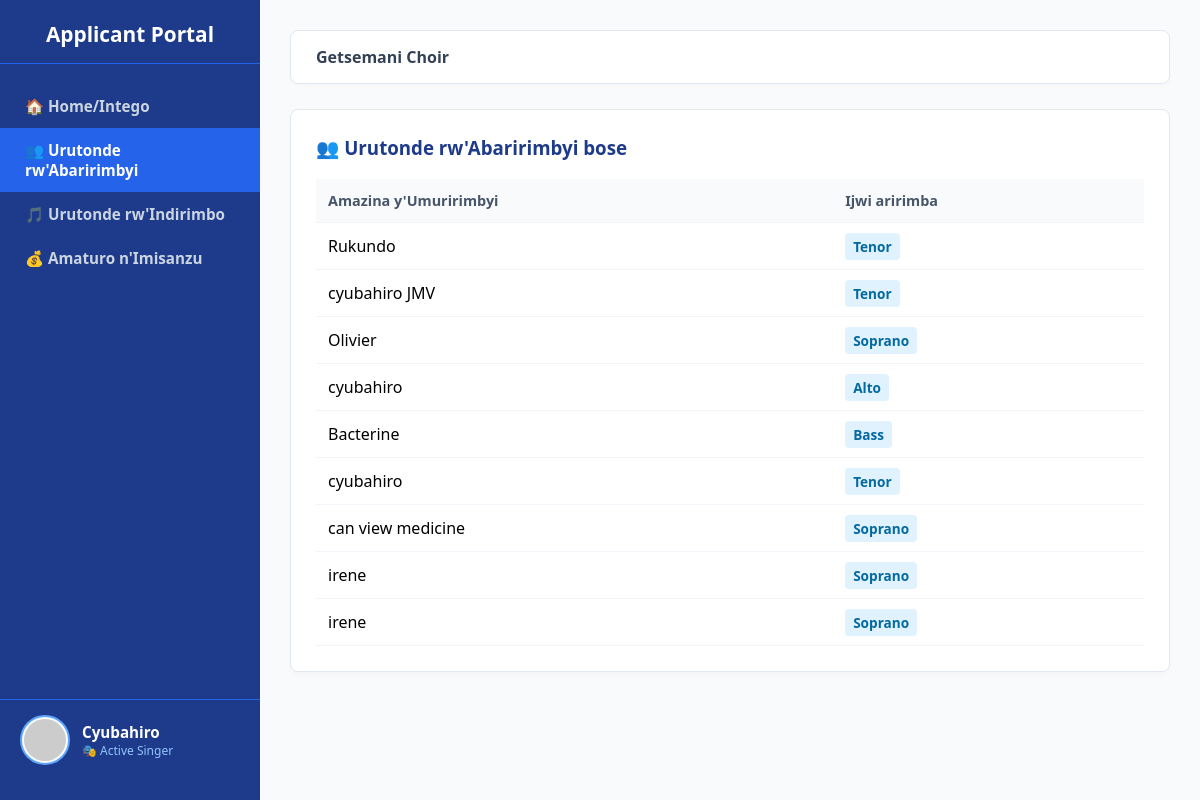
The page /members/ (signed in) on the database as committed earlier.
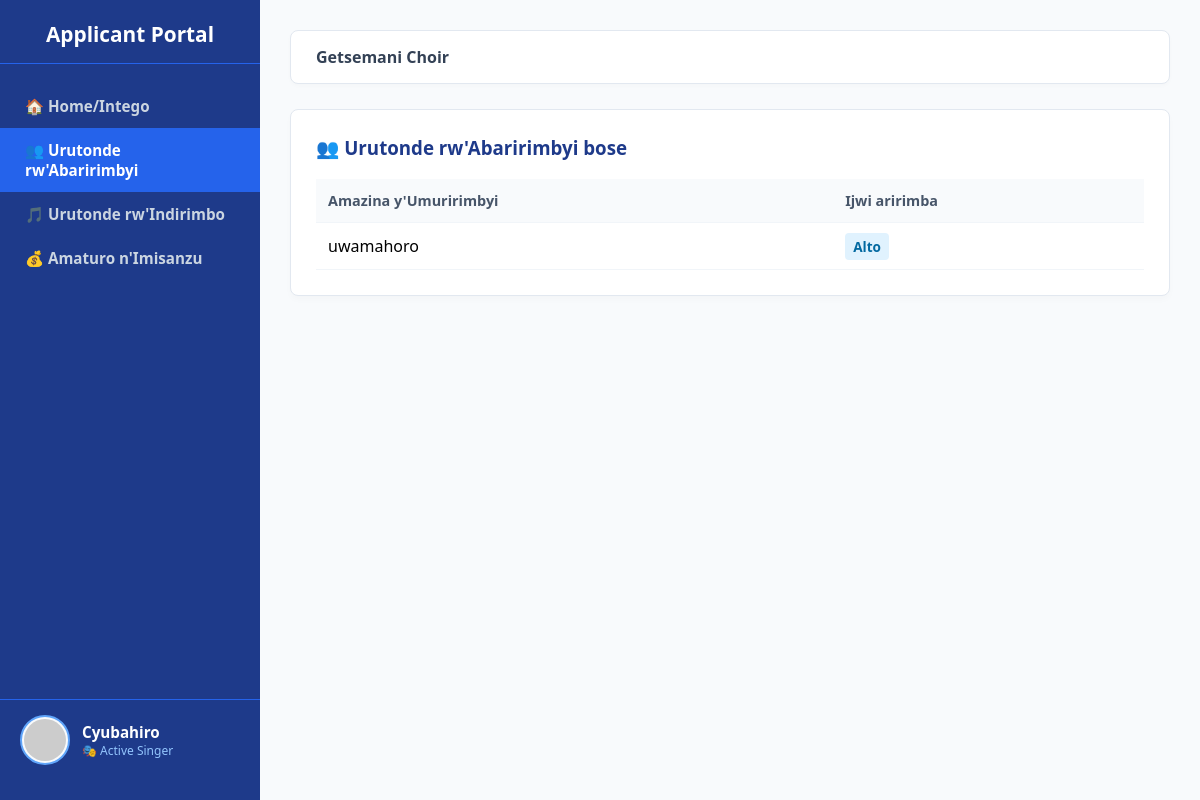
The same page on the database as committed later.
### choir_app/models.py (models this page shows, shortened)
class Member(models.Model):
    VOICE_CHOICES = [
        ('Soprano', 'Soprano'),
        ('Alto', 'Alto'),
        ('Tenor', 'Tenor'),
        ('Bass', 'Bass'),
    ]
    name = models.CharField(max_length=200)
    voice = models.CharField(max_length=50, choices=VOICE_CHOICES)

### choir_app/views.py (the view)
# urls.py: path('members/', views.members_list, name='members_list'),
@login_required(login_url='/login/')
def members_list(request):
    members = Member.objects.all()
    return render(request, 'choir_app/members.html', {'members': members})

### choir_app/templates/choir_app/members.html (shortened to what this page needs)
<!DOCTYPE html>
<html lang="en">
<head>
</head>
<body>
    <div class="sidebar">
        <div class="side-top">
            <h2>Applicant Portal</h2>
            <div class="side-menu">
                <a href="{% url 'index' %}">🏠 Home/Intego</a>
                <a href="{% url 'members_list' %}" class="active">👥 Urutonde rw'Abaririmbyi</a>
                <a href="{% url 'songs_list' %}">🎵 Urutonde rw'Indirimbo</a>
                <a href="{% url 'contributions_list' %}">💰 Amaturo n'Imisanzu</a>
            </div>
        </div>
<div class="side-user-box" style="padding: 15px 20px; border-top: 1px solid #2563eb; display: flex; align-items: center; gap: 12px; background: #1e3a8a;">
    <img src="https://dicebear.com{{ request.user.username }}" class="user-avatar" style="width: 42px; height: 42px; border-radius: 50%; border: 2px solid #60a5fa; background: #f8fafc; padding: 2px;" alt="Avatar">
    <div class="user-info-mini" style="display: flex; flex-direction: column;">
        <span class="user-names-mini" style="font-weight: bold; color: white; font-size: 0.95em; text-transform: capitalize;">{{ request.user.username }}</span>
        <span style="font-size: 0.75em; color: #93c5fd; font-weight: 500;">🎭 Active Singer</span>
    </div>
</div>
    </div>
    <div class="main-content">
        <div class="top-navbar">
            <div style="font-weight: bold; color: #334155;">Getsemani Choir</div>
        </div>
        <div class="content-card">
            <h3>👥 Urutonde rw'Abaririmbyi bose </h3>
            <table>
                <thead><tr><th>Amazina y'Umuririmbyi</th><th>Ijwi aririmba</th></tr></thead>
                <tbody>
                    {% for member in members %}
                        <tr><td>{{ member.name }}</td><td><span style="background: #e0f2fe; color: #0369a1; padding: 4px 8px; border-radius: 4px; font-weight: bold; font-size: 0.85em;">{{ member.voice }}</span></td></tr>
                    {% endfor %}
                </tbody>
            </table>
        </div>
    </div>
</body>
</html>

### choir_app/templates/choir_app/members.html (style rules this page uses)
body { font-family: 'Segoe UI', sans-serif; margin: 0; background-color: #f8fafc; display: flex; height: 100vh; overflow: hidden; }
.sidebar { width: 260px; background: #1e3a8a; color: white; display: flex; flex-direction: column; justify-content: space-between; padding: 20px 0; }
.side-top h2 { text-align: center; margin: 0 0 20px 0; font-size: 1.3em; border-bottom: 1px solid #2563eb; padding-bottom: 15px; }
.side-menu a { padding: 12px 25px; color: #cbd5e1; text-decoration: none; display: block; font-weight: 600; font-size: 0.95em; }
.side-menu a.active, .side-menu a:hover { background: #2563eb; color: white; }
.side-user-box { padding: 20px; border-top: 1px solid #2563eb; display: flex; align-items: center; gap: 10px; }
.user-avatar { width: 45px; height: 40px; border-radius: 50%; object-fit: cover; border: 2px solid white; }
.main-content { flex: 1; padding: 30px; overflow-y: auto; display: flex; flex-direction: column; }
.top-navbar { display: flex; justify-content: space-between; align-items: center; background: white; padding: 15px 25px; border-radius: 8px; box-shadow: 0 2px 4px rgba(0,0,0,0.02); margin-bottom: 25px; border: 1px solid #e2e8f0; }
.content-card { background: white; padding: 25px; border-radius: 8px; border: 1px solid #e2e8f0; box-shadow: 0 4px 6px rgba(0,0,0,0.02); }
h3 { margin-top: 0; color: #1e3a8a; }
table { width: 100%; border-collapse: collapse; margin-top: 15px; }
th, td { padding: 12px; text-align: left; border-bottom: 1px solid #f1f5f9; }
th { background-color: #f8fafc; color: #475569; font-size: 0.9em; font-weight: 600; }

Rows that differ between the two databases and show on the page:
removed Member: name "Rukundo", voice "Tenor"
removed Member: name "cyubahiro JMV", voice "Tenor"
removed Member: name "Olivier", voice "Soprano"
removed Member: name "cyubahiro", voice "Alto"
removed Member: name "Bacterine", voice "Bass"
removed Member: name "cyubahiro", voice "Tenor"
removed Member: name "can view medicine", voice "Soprano"
removed Member: name "irene", voice "Soprano"
removed Member: name "irene", voice "Soprano"
added Member: name "uwamahoro", voice "Alto"
